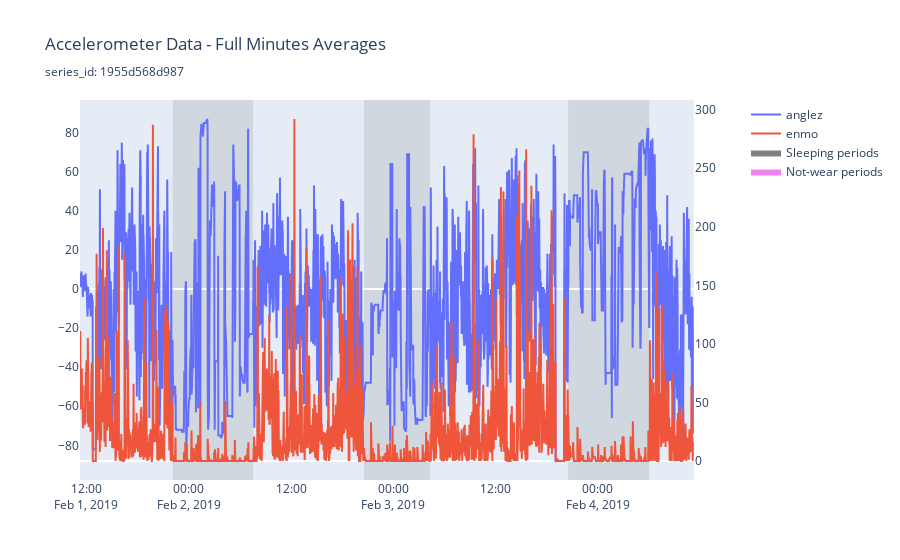

Here is the notebook cell this chart was saved with:
### Code cell
%timeit
plot_data(df, idx="1955d568d987")

### Figure 1 — Plotly figure (JSON) as saved in the notebook; plotly's stock layout.template omitted (floating-point values rounded to 4 significant figures; data arrays with more than 128 entries replaced by an {"elided": "..."} marker saying what was removed)
{"data": [{"mode": "lines", "name": "anglez", "type": "scatter", "x": {"elided": "4321 str values"}, "xaxis": "x", "y": {"elided": "4321 int values"}, "yaxis": "y"}, {"mode": "lines", "name": "enmo", "type": "scatter", "x": {"elided": "4321 str values"}, "xaxis": "x", "y": {"elided": "4321 int values"}, "yaxis": "y2"}, {"fill": "tozeroy", "fillcolor": "gray", "line": {"color": "gray", "width": 0}, "mode": "lines", "name": "Sleeping periods", "opacity": 0.2, "type": "scatter", "x": [null], "y": [null]}, {"fill": "tozeroy", "fillcolor": "violet", "line": {"color": "violet", "width": 0}, "mode": "lines", "name": "Not-wear periods", "opacity": 0.7, "type": "scatter", "x": [null], "y": [null]}], "layout": {"autosize": true, "shapes": [{"fillcolor": "gray", "layer": "below", "line": {"width": 0}, "opacity": 0.2, "type": "rect", "x0": "2019-02-01T22:07:00", "x1": "2019-02-02T07:33:00", "xref": "x", "y0": 0, "y1": 1, "yref": "y domain"}, {"fillcolor": "gray", "layer": "below", "line": {"width": 0}, "opacity": 0.2, "type": "rect", "x0": "2019-02-02T20:34:00", "x1": "2019-02-03T04:19:00", "xref": "x", "y0": 0, "y1": 1, "yref": "y domain"}, {"fillcolor": "gray", "layer": "below", "line": {"width": 0}, "opacity": 0.2, "type": "rect", "x0": "2019-02-03T20:31:00", "x1": "2019-02-04T06:02:00", "xref": "x", "y0": 0, "y1": 1, "yref": "y domain"}], "title": {"text": "Accelerometer Data - Full Minutes Averages<br><sub>series_id: 1955d568d987</sub>"}, "xaxis": {"anchor": "y", "autorange": true, "domain": [0, 0.94], "range": ["2019-02-01 11:15", "2019-02-04 11:15"], "showgrid": false, "type": "date"}, "yaxis": {"anchor": "x", "autorange": true, "domain": [0, 1], "range": [-97.72, 96.72], "showgrid": false, "type": "linear"}, "yaxis2": {"anchor": "x", "autorange": true, "overlaying": "y", "range": [-16.22, 308.2], "showgrid": false, "side": "right", "type": "linear"}}}
